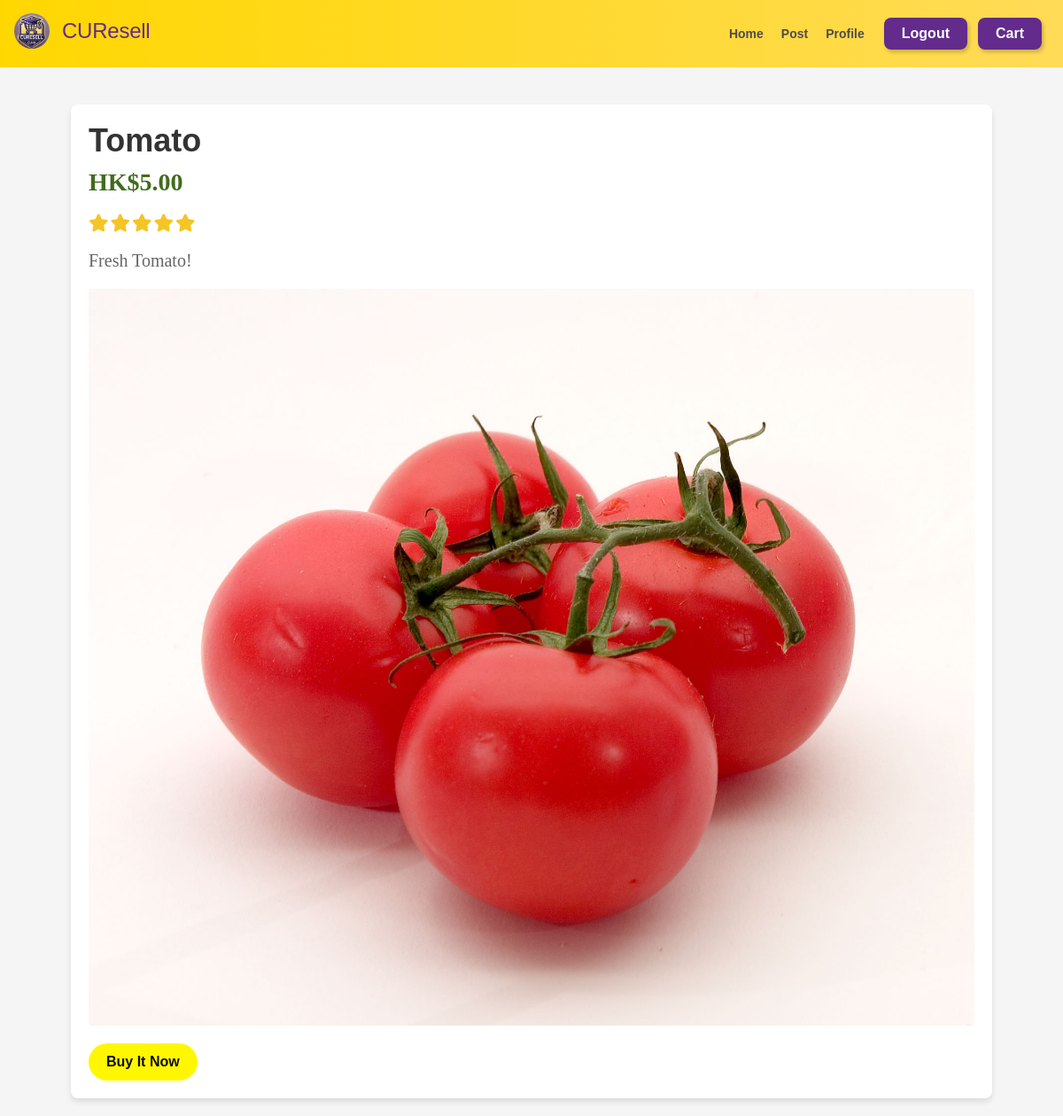
Screenshot of /detail/?title=Tomato with the database file from the repository.
### product/models.py (models this page shows, shortened)
class ProductInfo(models.Model):
    title = models.CharField(max_length=20)
    description = models.CharField(max_length=2000)
    picture = models.ImageField(upload_to='product')
    price = models.DecimalField(max_digits=10,decimal_places=2)
    posted_at = models.DateTimeField((u"Conversation Time"),  auto_now_add=True)
    isSold = models.BooleanField(default=False)
    seller = models.ForeignKey(UserInfo, on_delete=models.CASCADE, default='')
    product = ProdInfoManager()

### product/views.py (the view)
# urls.py: url(r'^detail/$',views.detail),
def detail(request):
    title = request.GET['title']
    product = ProductInfo.product.get_title(title)[0]
    context = {'product': product}
    print(product.title)
    return render(request, 'product_info.html', context)

### product/models.py (called while the page is built)
    def get_title(self, title):
        return super(ProdInfoManager, self).get_queryset().filter(title=title)

### templates/product_info.html (shortened to what this page needs)
<!DOCTYPE html>
<html lang="en">
<head>
   <link rel="stylesheet" href="/static/css/nav_bar.css">
   <link rel="stylesheet" href="/static/css/prod_info.css">
   <link rel="stylesheet" href="https://cdnjs.cloudflare.com/ajax/libs/font-awesome/6.4.2/css/all.min.css">
</head>
<body>
   {% include 'nav_bar.html' %}
   <div style="height: 50px;"></div>
   <div class="prod_info_container">
      <div class="item_info_title"></span>{{ product.title }}</span></div>
      <div class="item_price"></span>HK${{ product.price }}</span></div>
      <div class="seller-rating"> <span id="seller-rating-stars"></span></div>
      <label class="description"></span>{{ product.description }}</span></label>
      <div class="image-container">
         <img src="/static/{{ product.picture }}">
      </div>
    <form method="post" action="/make_transaction/">
        <div class="button-container" style="justify-content: flex-end;">
            <button type="submit" class="button_buy">Buy It Now</button>
        </div>
    </form>
   </div>
</body>
</html>

### static/css/prod_info.css (style rules this page uses)
body { background: #f5f5f5; min-height: 100vh; position: relative; overflow: auto; }
.prod_info_container { max-width: 1000px; margin: 60px auto 20px; padding: 20px; background-color: #fff; border-radius: 8px; box-shadow: 0 4px 6px rgba(0, 0, 0, 0.1); }
.item_info_title { text-align: left; font-size: 36px; font-family: "Inter-Bold", sans-serif; font-weight: 700; margin-bottom: 10px; color: #333; }
.item_price { text-align: left; font-size: 28px; font-weight: bold; color: #426b1f; margin-bottom: 20px; }
.image-container { display: flex; flex-wrap: wrap; justify-content: flex-start; gap: 10px; }
.image-container img { object-fit: cover; border-radius: 4px; margin-bottom: 20px; max-width: 100%; height: auto; }
.description { display: block; margin-top: 20px; margin-bottom: 20px; font-size: 20px; color: #666; }
.button_buy { margin-right: auto; padding: 12px 20px; font-size: 16px; font-weight: bold; color: #0c0c0c; background-color: #fff700; border: none; border-radius: 36px; cursor: pointer; transition: background-color 0.3s; }
.seller-rating { display: flex; color: #622b8c; font-weight: bold; margin-bottom: 20px; }

### rows the page displays
ProductInfo: title "Tomato", price "5.00", description "Fresh Tomato!", picture (picture)
